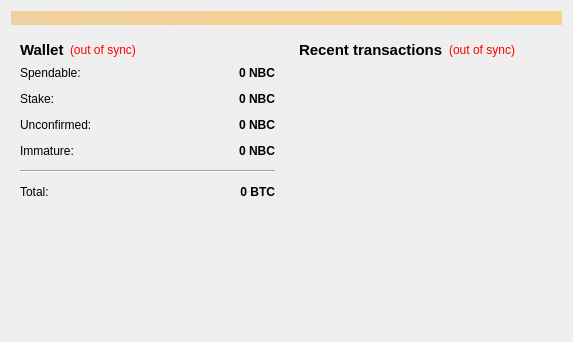
<?xml version="1.0" encoding="UTF-8"?>
<ui version="4.0">
 <class>OverviewPage</class>
 <widget class="QWidget" name="OverviewPage">
  <property name="geometry">
   <rect>
    <x>0</x>
    <y>0</y>
    <width>573</width>
    <height>342</height>
   </rect>
  </property>
  <property name="windowTitle">
   <string>Form</string>
  </property>
  <layout class="QVBoxLayout" name="topLayout">
   <item>
    <widget class="QLabel" name="labelAlerts">
     <property name="visible">
      <bool>false</bool>
     </property>
     <property name="styleSheet">
      <string notr="true">background-color: qlineargradient(x1: 0, y1: 0, x2: 1, y2: 0, stop:0 #F0D0A0, stop:1 #F8D488);  color:#000000
</string>
     </property>
     <property name="wordWrap">
      <bool>true</bool>
     </property>
     <property name="margin">
      <number>3</number>
     </property>
    </widget>
   </item>
   <item>
    <layout class="QHBoxLayout" name="horizontalLayout" stretch="1,1">
     <item>
      <layout class="QVBoxLayout" name="verticalLayout_2">
       <item>
        <widget class="QWidget" name="widget" native="true">
         <layout class="QVBoxLayout" name="verticalLayout_4">
          <item>
           <layout class="QHBoxLayout" name="horizontalLayout_4">
            <item>
             <widget class="QLabel" name="label_5">
              <property name="font">
               <font>
                <pointsize>11</pointsize>
                <weight>75</weight>
                <bold>true</bold>
               </font>
              </property>
              <property name="text">
               <string>Wallet</string>
              </property>
             </widget>
            </item>
            <item>
             <widget class="QLabel" name="labelWalletStatus">
              <property name="toolTip">
               <string>The displayed information may be out of date. Your wallet automatically synchronizes with the Nexbit network after a connection is established, but this process has not completed yet.</string>
              </property>
              <property name="styleSheet">
               <string notr="true">QLabel { color: red; }</string>
              </property>
              <property name="text">
               <string notr="true">(out of sync)</string>
              </property>
              <property name="alignment">
               <set>Qt::AlignLeading|Qt::AlignLeft|Qt::AlignVCenter</set>
              </property>
             </widget>
            </item>
            <item>
             <spacer name="horizontalSpacer_2">
              <property name="orientation">
               <enum>Qt::Horizontal</enum>
              </property>
              <property name="sizeHint" stdset="0">
               <size>
                <width>40</width>
                <height>20</height>
               </size>
              </property>
             </spacer>
            </item>
           </layout>
          </item>
          <item>
           <layout class="QFormLayout" name="formLayout_2">
            <property name="fieldGrowthPolicy">
             <enum>QFormLayout::AllNonFixedFieldsGrow</enum>
            </property>
            <property name="horizontalSpacing">
             <number>12</number>
            </property>
            <property name="verticalSpacing">
             <number>12</number>
            </property>
            <item row="0" column="0">
             <widget class="QLabel" name="label">
              <property name="text">
               <string>Spendable:</string>
              </property>
             </widget>
            </item>
            <item row="0" column="1">
             <widget class="QLabel" name="labelBalance">
              <property name="font">
               <font>
                <weight>75</weight>
                <bold>true</bold>
               </font>
              </property>
              <property name="cursor">
               <cursorShape>IBeamCursor</cursorShape>
              </property>
              <property name="toolTip">
               <string>Your current spendable balance</string>
              </property>
              <property name="text">
               <string notr="true">0 NBC</string>
              </property>
              <property name="alignment">
               <set>Qt::AlignRight|Qt::AlignTrailing|Qt::AlignVCenter</set>
              </property>
              <property name="textInteractionFlags">
               <set>Qt::LinksAccessibleByMouse|Qt::TextSelectableByKeyboard|Qt::TextSelectableByMouse</set>
              </property>
             </widget>
            </item>
            <item row="1" column="0">
             <widget class="QLabel" name="label_6">
              <property name="text">
               <string>Stake:</string>
              </property>
             </widget>
            </item>
            <item row="1" column="1">
             <widget class="QLabel" name="labelStake">
              <property name="font">
               <font>
                <weight>75</weight>
                <bold>true</bold>
               </font>
              </property>
              <property name="cursor">
               <cursorShape>IBeamCursor</cursorShape>
              </property>
              <property name="toolTip">
               <string>Total of coins that was staked, and do not yet count toward the current balance</string>
              </property>
              <property name="text">
               <string notr="true">0 NBC</string>
              </property>
              <property name="alignment">
               <set>Qt::AlignRight|Qt::AlignTrailing|Qt::AlignVCenter</set>
              </property>
              <property name="textInteractionFlags">
               <set>Qt::LinksAccessibleByMouse|Qt::TextSelectableByKeyboard|Qt::TextSelectableByMouse</set>
              </property>
             </widget>
            </item>
            <item row="2" column="0">
             <widget class="QLabel" name="label_3">
              <property name="text">
               <string>Unconfirmed:</string>
              </property>
             </widget>
            </item>
            <item row="2" column="1">
             <widget class="QLabel" name="labelUnconfirmed">
              <property name="font">
               <font>
                <weight>75</weight>
                <bold>true</bold>
               </font>
              </property>
              <property name="cursor">
               <cursorShape>IBeamCursor</cursorShape>
              </property>
              <property name="toolTip">
               <string>Total of transactions that have yet to be confirmed, and do not yet count toward the current balance</string>
              </property>
              <property name="text">
               <string notr="true">0 NBC</string>
              </property>
              <property name="alignment">
               <set>Qt::AlignRight|Qt::AlignTrailing|Qt::AlignVCenter</set>
              </property>
              <property name="textInteractionFlags">
               <set>Qt::LinksAccessibleByMouse|Qt::TextSelectableByKeyboard|Qt::TextSelectableByMouse</set>
              </property>
             </widget>
            </item>
            <item row="3" column="0">
             <widget class="QLabel" name="labelImmatureText">
              <property name="text">
               <string>Immature:</string>
              </property>
             </widget>
            </item>
            <item row="3" column="1">
             <widget class="QLabel" name="labelImmature">
              <property name="font">
               <font>
                <weight>75</weight>
                <bold>true</bold>
               </font>
              </property>
              <property name="toolTip">
               <string>Mined balance that has not yet matured</string>
              </property>
              <property name="text">
               <string notr="true">0 NBC</string>
              </property>
              <property name="alignment">
               <set>Qt::AlignRight|Qt::AlignTrailing|Qt::AlignVCenter</set>
              </property>
              <property name="textInteractionFlags">
               <set>Qt::LinksAccessibleByMouse|Qt::TextSelectableByKeyboard|Qt::TextSelectableByMouse</set>
              </property>
             </widget>
            </item>
            <item row="4" column="0" colspan="2">
             <widget class="Line" name="line">
              <property name="orientation">
               <enum>Qt::Horizontal</enum>
              </property>
             </widget>
            </item>
            <item row="5" column="0">
             <widget class="QLabel" name="labelTotalText">
              <property name="text">
               <string>Total:</string>
              </property>
             </widget>
            </item>
            <item row="5" column="1">
             <widget class="QLabel" name="labelTotal">
              <property name="font">
               <font>
                <weight>75</weight>
                <bold>true</bold>
               </font>
              </property>
              <property name="cursor">
               <cursorShape>IBeamCursor</cursorShape>
              </property>
              <property name="toolTip">
               <string>Your current total balance</string>
              </property>
              <property name="text">
               <string notr="true">0 BTC</string>
              </property>
              <property name="alignment">
               <set>Qt::AlignRight|Qt::AlignTrailing|Qt::AlignVCenter</set>
              </property>
              <property name="textInteractionFlags">
               <set>Qt::LinksAccessibleByMouse|Qt::TextSelectableByKeyboard|Qt::TextSelectableByMouse</set>
              </property>
             </widget>
            </item>
           </layout>
          </item>
         </layout>
        </widget>
       </item>
       <item>
        <spacer name="verticalSpacer">
         <property name="orientation">
          <enum>Qt::Vertical</enum>
         </property>
         <property name="sizeHint" stdset="0">
          <size>
           <width>20</width>
           <height>40</height>
          </size>
         </property>
        </spacer>
       </item>
      </layout>
     </item>
     <item>
      <layout class="QVBoxLayout" name="verticalLayout_3">
       <item>
        <widget class="QWidget" name="widget_2" native="true">
         <layout class="QVBoxLayout" name="verticalLayout">
          <item>
           <layout class="QHBoxLayout" name="horizontalLayout_2">
            <item>
             <widget class="QLabel" name="label_4">
              <property name="font">
               <font>
                <pointsize>11</pointsize>
                <weight>75</weight>
                <bold>true</bold>
               </font>
              </property>
              <property name="text">
               <string>&lt;b&gt;Recent transactions&lt;/b&gt;</string>
              </property>
             </widget>
            </item>
            <item>
             <widget class="QLabel" name="labelTransactionsStatus">
              <property name="toolTip">
               <string>The displayed information may be out of date. Your wallet automatically synchronizes with the Nexbit network after a connection is established, but this process has not completed yet.</string>
              </property>
              <property name="styleSheet">
               <string notr="true">QLabel { color: red; }</string>
              </property>
              <property name="text">
               <string notr="true">(out of sync)</string>
              </property>
              <property name="alignment">
               <set>Qt::AlignRight|Qt::AlignTrailing|Qt::AlignVCenter</set>
              </property>
             </widget>
            </item>
            <item>
             <spacer name="horizontalSpacer">
              <property name="orientation">
               <enum>Qt::Horizontal</enum>
              </property>
              <property name="sizeHint" stdset="0">
               <size>
                <width>40</width>
                <height>20</height>
               </size>
              </property>
             </spacer>
            </item>
           </layout>
          </item>
          <item>
           <widget class="QListView" name="listTransactions">
            <property name="styleSheet">
             <string notr="true">QListView { background: transparent; }</string>
            </property>
            <property name="frameShape">
             <enum>QFrame::NoFrame</enum>
            </property>
            <property name="verticalScrollBarPolicy">
             <enum>Qt::ScrollBarAlwaysOff</enum>
            </property>
            <property name="horizontalScrollBarPolicy">
             <enum>Qt::ScrollBarAlwaysOff</enum>
            </property>
            <property name="selectionMode">
             <enum>QAbstractItemView::NoSelection</enum>
            </property>
           </widget>
          </item>
         </layout>
        </widget>
       </item>
      </layout>
     </item>
    </layout>
   </item>
  </layout>
 </widget>
 <resources/>
 <connections/>
</ui>
